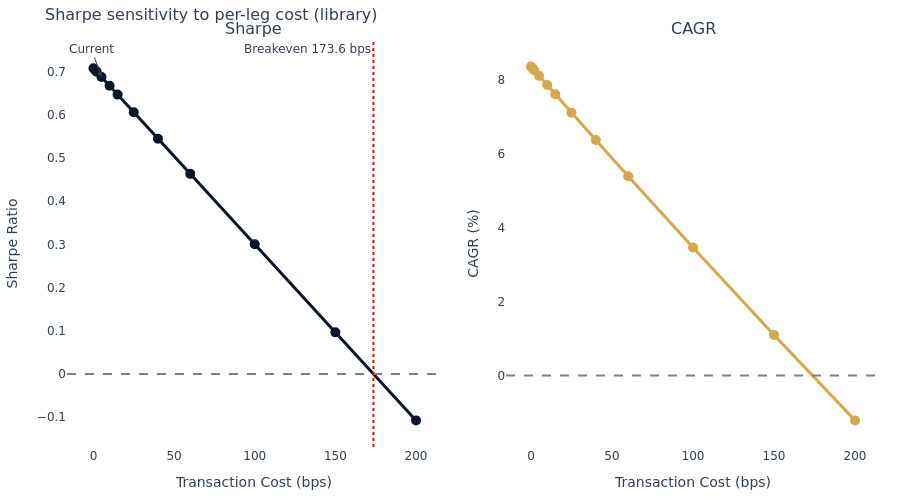

Notebook source saved alongside this figure:
### Code cell
# `plot_cost_sensitivity` is used illustratively — it computes Sharpe from a
# daily-drag approximation, while the manual sweep in Section 2 runs the
# full simulator at each per-leg fee. The two figures show the same shape
# but the library's break-even annotation can differ by a few basis points
# from the simulator's measured break-even; treat the manual sweep as the
# canonical source for any quoted break-even.
gross_returns_pl = pl.from_pandas(result_gross.returns.rename("returns").reset_index()).get_column(
    "returns"
)
sensitivity = plot_cost_sensitivity(
    returns=gross_returns_pl,
    base_costs_bps=DEFAULT_FEES * 10_000,
    cost_multipliers=[m / (DEFAULT_FEES * 10_000) for m in COST_GRID_BP],
    trades_per_year=float(turnover_2way),
    title="Sharpe sensitivity to per-leg cost (library)",
)
sensitivity.show()

### Figure 1 — Plotly figure (JSON) as saved in the notebook; plotly's stock layout.template omitted (floating-point values rounded to 4 significant figures)
{"data": [{"hovertemplate": "Cost: %{x:.1f} bps<br>Sharpe: %{y:.2f}<extra></extra>", "line": {"color": "#0a1628", "width": 3}, "marker": {"size": 10}, "mode": "lines+markers", "name": "Sharpe Ratio", "type": "scatter", "x": [0.0, 1.0, 2.0, 5.0, 10.0, 15.0, 25.0, 40.0, 60.0, 100.0, 150.0, 200.0], "xaxis": "x", "y": [0.7077, 0.7037, 0.6996, 0.6874, 0.667, 0.6466, 0.6058, 0.5447, 0.4631, 0.3, 0.09617, -0.1077], "yaxis": "y"}, {"hovertemplate": "Cost: %{x:.1f} bps<br>CAGR: %{y:.1f}%<extra></extra>", "line": {"color": "#D4A84B", "width": 3}, "marker": {"size": 10}, "mode": "lines+markers", "name": "CAGR (%)", "type": "scatter", "x": [0.0, 1.0, 2.0, 5.0, 10.0, 15.0, 25.0, 40.0, 60.0, 100.0, 150.0, 200.0], "xaxis": "x2", "y": [8.363, 8.313, 8.263, 8.112, 7.863, 7.613, 7.117, 6.376, 5.396, 3.464, 1.098, -1.215], "yaxis": "y2"}], "layout": {"annotations": [{"font": {"size": 16}, "showarrow": false, "text": "Sharpe", "x": 0.23, "xanchor": "center", "xref": "paper", "y": 1.0, "yanchor": "bottom", "yref": "paper"}, {"font": {"size": 16}, "showarrow": false, "text": "CAGR", "x": 0.77, "xanchor": "center", "xref": "paper", "y": 1.0, "yanchor": "bottom", "yref": "paper"}, {"showarrow": false, "text": "Breakeven 173.6 bps", "x": 173.6, "xanchor": "right", "xref": "x", "y": 1, "yanchor": "top", "yref": "y domain"}, {"arrowhead": 2, "ay": -28, "showarrow": true, "text": "Current", "x": 5.0, "xref": "x", "y": 0.6874, "yref": "y"}], "font": {"color": "#334155", "family": "DM Sans, DejaVu Sans, sans-serif", "size": 12}, "height": 500, "hoverlabel": {"bgcolor": "white", "font": {"family": "DM Sans, DejaVu Sans, sans-serif", "size": 13}}, "hovermode": "x unified", "margin": {"b": 40, "l": 60, "r": 20, "t": 40}, "paper_bgcolor": "rgba(0,0,0,0)", "plot_bgcolor": "rgba(0,0,0,0)", "shapes": [{"line": {"color": "gray", "dash": "dash"}, "type": "line", "x0": 0, "x1": 1, "xref": "x domain", "y0": 0, "y1": 0, "yref": "y"}, {"line": {"color": "gray", "dash": "dash"}, "type": "line", "x0": 0, "x1": 1, "xref": "x2 domain", "y0": 0, "y1": 0, "yref": "y2"}, {"line": {"color": "red", "dash": "dot"}, "type": "line", "x0": 173.6, "x1": 173.6, "xref": "x", "y0": 0, "y1": 1, "yref": "y domain"}], "showlegend": false, "title": {"font": {"color": "#334155", "family": "DM Sans, DejaVu Sans, sans-serif", "size": 16}, "text": "Sharpe sensitivity to per-leg cost (library)"}, "xaxis": {"anchor": "y", "domain": [0.0, 0.46], "title": {"text": "Transaction Cost (bps)"}}, "xaxis2": {"anchor": "y2", "domain": [0.54, 1.0], "title": {"text": "Transaction Cost (bps)"}}, "yaxis": {"anchor": "x", "domain": [0.0, 1.0], "title": {"text": "Sharpe Ratio"}}, "yaxis2": {"anchor": "x2", "domain": [0.0, 1.0], "title": {"text": "CAGR (%)"}}}}
